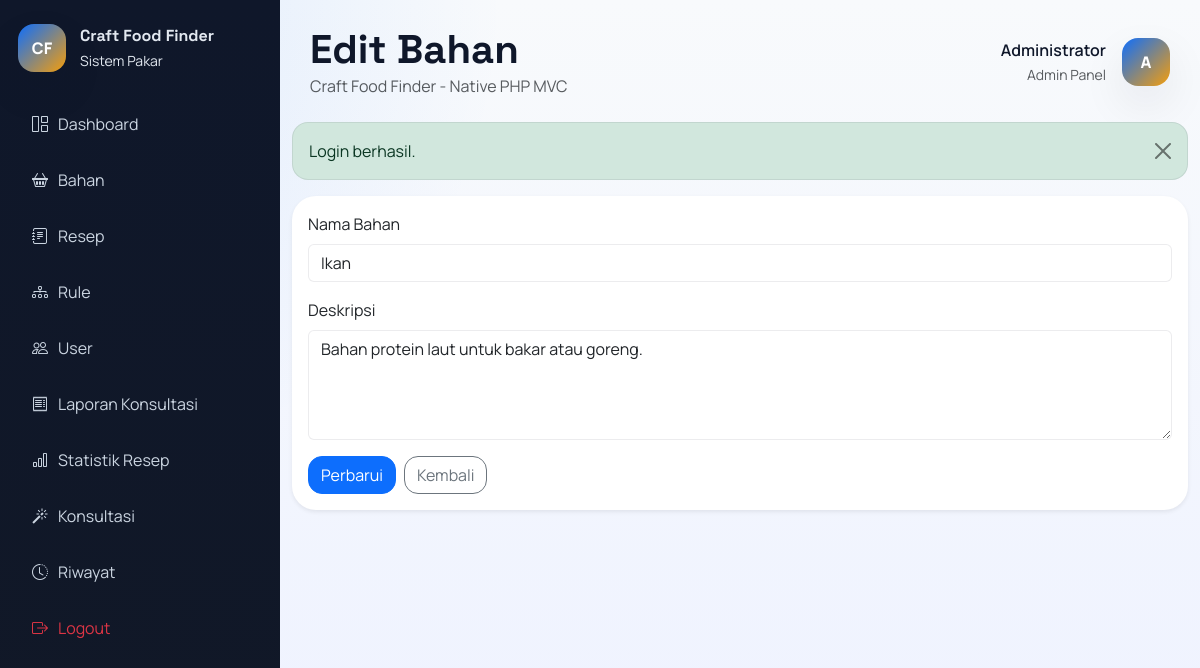
/index.php?route=ingredient/edit&id=20 (signed in), run on the app's committed database.
### tables this page shows
CREATE TABLE ingredients (
    id INT AUTO_INCREMENT PRIMARY KEY,
    nama_bahan VARCHAR(100) NOT NULL UNIQUE,
    deskripsi TEXT NULL
);

### app/core/BaseController.php (called while the page is built, shortened)
<?php
class BaseController
{
    protected function render(string $view, array $data = [], string $layout = 'user'): void
    {
        extract($data);
        $viewFile = __DIR__ . '/../../views/' . $view . '.php';
        require $viewFile;
    }
}

### app/controllers/IngredientController.php (called while the page is built, shortened)
<?php
class IngredientController extends BaseController
{
    public function edit(): void
    {
        $id = (int) ($_GET['id'] ?? 0);
        $ingredient = $this->ingredientModel->find($id);
        $this->render('admin/ingredients/form', [
            'title' => 'Edit Bahan',
            'ingredient' => $ingredient,
            'action' => 'ingredient/update&id=' . $id,
        ], 'admin');
    }
}

### public/index.php (called while the page is built, shortened)
<?php
$route = $_GET['route'] ?? '';
[$controllerSegment, $action] = array_pad(explode('/', $route, 2), 2, 'index');
$controller = new $controllerName();
$action = $action ?: 'index';
$controller->{$action}();

### app/config/config.php (called while the page is built, shortened)
<?php
return [
    'app_name' => 'Craft Food Finder',
    'app_url' => rtrim((string) (getenv('APP_URL') ?: 'http://localhost:8080'), '/'),
    'session_name' => 'craft_food_finder_session',
    'db_host' => getenv('DB_HOST') ?: 'mysql',
    'db_port' => getenv('DB_PORT') ?: '3306',
    'db_name' => getenv('DB_DATABASE') ?: 'craft_food_finder',
    'db_user' => getenv('DB_USERNAME') ?: 'root',
    'db_pass' => getenv('DB_PASSWORD') ?: 'secret',
    'db_charset' => 'utf8mb4',
    'upload_dir' => __DIR__ . '/../../public/assets/uploads',
    'upload_url' => '/assets/uploads',
];

### app/config/database.php (called while the page is built, shortened)
<?php
function db(): PDO
{
    $config = require __DIR__ . '/config.php';
    $dsn = sprintf(
        'mysql:host=%s;port=%s;dbname=%s;charset=%s',
        $config['db_host'],
        $config['db_port'],
        $config['db_name'],
        $config['db_charset']
    );
    $pdo = new PDO($dsn, $config['db_user'], $config['db_pass'], [
        PDO::ATTR_ERRMODE => PDO::ERRMODE_EXCEPTION,
        PDO::ATTR_DEFAULT_FETCH_MODE => PDO::FETCH_ASSOC,
        PDO::ATTR_EMULATE_PREPARES => false,
    ]);
    return $pdo;
}

### app/helpers.php (called while the page is built, shortened)
<?php
function config(string $key, mixed $default = null): mixed
{
    global $config;
    return $config[$key] ?? $default;
}
function e(mixed $value): string
{
    return htmlspecialchars((string) $value, ENT_QUOTES, 'UTF-8');
}
function route_url(string $route = ''): string
{
    $base = rtrim(config('app_url', 'http://localhost:8080'), '/');
    return $base . '/index.php?route=' . $route;
}
function old(string $key, mixed $default = ''): mixed
{
    return $_SESSION['_old'][$key] ?? $default;
}

### app/core/BaseModel.php (called while the page is built, shortened)
<?php
class BaseModel
{
    protected PDO $pdo;
    protected string $table = '';
    protected string $primaryKey = 'id';
    public function __construct()
    {
        $this->pdo = db();
    }
    public function find(int $id): ?array
    {
        $stmt = $this->pdo->prepare('SELECT * FROM ' . $this->table . ' WHERE ' . $this->primaryKey . ' = :id LIMIT 1');
        $stmt->execute(['id' => $id]);
        $row = $stmt->fetch();
        return $row ?: null;
    }
}

### views/admin/ingredients/form.php (the view, shortened to what this page needs)
<?php $isEdit = !empty($ingredient); ?>
<div class="card shadow-sm border-0">
    <div class="card-body">
        <form method="POST" action="<?= route_url($action) ?>">
            <div class="mb-3">
                <label class="form-label">Nama Bahan</label>
                <input type="text" name="nama_bahan" class="form-control" value="<?= e(old('nama_bahan', $ingredient['nama_bahan'] ?? '')) ?>" required>
            </div>
            <div class="mb-3">
                <label class="form-label">Deskripsi</label>
                <textarea name="deskripsi" class="form-control" rows="4"><?= e(old('deskripsi', $ingredient['deskripsi'] ?? '')) ?></textarea>
            </div>
            <div class="d-flex gap-2">
                <button type="submit" class="btn btn-primary"><?= $isEdit ? 'Perbarui' : 'Simpan' ?></button>
                <a href="<?= route_url('ingredient/index') ?>" class="btn btn-outline-secondary">Kembali</a>
            </div>
        </form>
    </div>
</div>

### public/css/style.css (style rules this page uses)
:root { --bg: #f5f7fb; --surface: #ffffff; --surface-2: #0f172a; --primary: #0d6efd; --primary-2: #1d4ed8; --accent: #f59e0b; --text: #0f172a; --muted: #64748b; --border: rgba(15, 23, 42, 0.08); --shadow: 0 18px 45px rgba(15, 23, 42, 0.08); }
* { box-sizing: border-box; }
body { margin: 0; font-family: 'Manrope', 'Segoe UI', sans-serif; background: radial-gradient(circle at top left, rgba(13, 110, 253, 0.12), transparent 35%), linear-gradient(180deg, #f8fafc 0%, #eef2ff 100%); color: var(--text); }
a { text-decoration: none; }
.card, .table, .form-control, .form-select, .list-group-item, .alert { border-color: var(--border) !important; }
.card { border-radius: 24px; }
.btn { border-radius: 14px; }

### data on the page
ingredients: nama_bahan "Ikan", deskripsi "Bahan protein laut untuk bakar atau goreng."

### other printed values
config('app_name') "Craft Food Finder"
$title "Edit Bahan"
auth_user()['nama'] "Administrator"
substr((string) (auth_user()['nama'] ?? 'A'), 0, 1) "A"
$message "Login berhasil."
